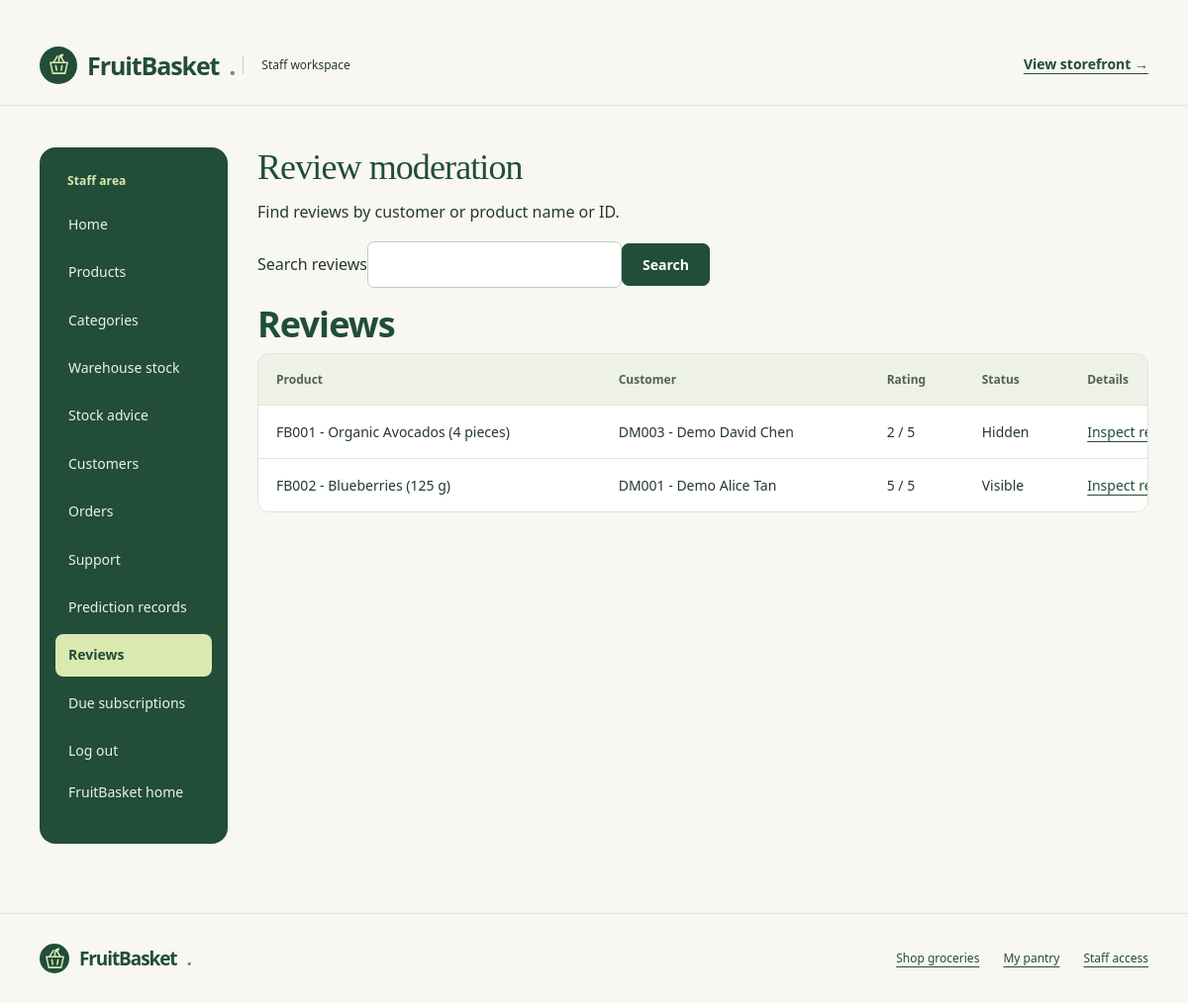
The app's page /adminpanel/reviews/ (signed in) with its own data.
### adminpanel/models.py (models this page shows, shortened)
class Review(models.Model):
    Rrating = models.IntegerField()
    Rtext = models.TextField(blank=True)
    Rvisible = models.BooleanField(default=True)
    Rdate = models.DateField()
    Rcustomer = models.ForeignKey(Customer, on_delete=models.RESTRICT, related_name='customer_reviews')
    Rproduct = models.ForeignKey(Product, on_delete=models.RESTRICT, related_name='product_reviews')
    Ritem = models.ForeignKey(Item, on_delete=models.RESTRICT, related_name='item_reviews')
    class Meta:
        constraints = [
            models.UniqueConstraint(fields=['Rcustomer', 'Rproduct'], name='one_review_per_customer_product'),
            models.CheckConstraint(
                condition=models.Q(Rrating__gte=1, Rrating__lte=5),
                name='Rrating_between_one_and_five'
            )
        ]

class Product(models.Model):
    Pid = models.CharField(max_length=5, primary_key=True)
    Pname = models.CharField(max_length=200)
    Pcategory = models.ForeignKey(Category, on_delete=models.PROTECT, db_column="Pcategory", related_name="products", verbose_name="Category")
    Psize = models.CharField(max_length=30)
    Pprice = models.FloatField()
    Plowstock = models.IntegerField(validators=[MinValueValidator(0)])
    Ptargetstock = models.PositiveIntegerField(null=True, blank=True, verbose_name='Target stock level')
    Pbulkquantity = models.PositiveIntegerField(null=True, blank=True, validators=[MinValueValidator(2)], verbose_name='Bulk quantity threshold')
    Pbulkprice = models.FloatField(null=True, blank=True, verbose_name='Bulk unit price')
    Pactive = models.BooleanField(default=True)
    Pimage = models.ImageField(upload_to='products/', blank=True, null=True)
    Pexpirydays = models.PositiveIntegerField(default=0)
    class Meta:
        constraints = [
            models.CheckConstraint(
                check=models.Q(Pprice__gt=0),
                name='Pprice_greater_than_zero'
            ),
            models.CheckConstraint(
                check=models.Q(Plowstock__gte=0),
                name='Plowstock_not_negative'
            ),
            models.CheckConstraint(condition=models.Q(Ptargetstock__isnull=True) | models.Q(Ptargetstock__gte=models.F('Plowstock')), name='product_target_at_least_low'),
            models.CheckConstraint(condition=(models.Q(Pbulkquantity__isnull=True, Pbulkprice__isnull=True) | models.Q(Pbulkquantity__isnull=False, Pbulkprice__isnull=False, Pbulkquantity__gte=2, Pbulkprice__gt=0, Pbulkprice__lte=models.F('Pprice'))), name='product_bulk_settings_valid')
        ]
    def __str__(self):
        return f'{self.Pid} - {self.Pname} ({self.Psize})'

class Customer(models.Model):
    Cid = models.CharField(max_length=5, primary_key=True)
    Cname = models.CharField(max_length=255)
    Caddress = models.CharField(max_length=255)
    Chouseholdsize = models.IntegerField()
    Cmealsperweek = models.IntegerField()
    Cuser = models.OneToOneField(User, on_delete=models.CASCADE, related_name='customer')
    class Meta:
        constraints = [
            models.CheckConstraint(
                check=models.Q(Chouseholdsize__gte=1),
                name='Chouseholdsize_at_least_one'
            ),
            models.CheckConstraint(
                check=models.Q(Cmealsperweek__gte=0),
                name='Cmealsperweek_not_negative'
            )
        ]
    def __str__(self):
        return f'{self.Cid} - {self.Cname}'

### adminpanel/review_moderation.py (the view)
# urls.py: path('reviews/', review_moderation.review_list, name='review_list'),
@require_GET
def review_list(request):
    if not staff_access(request):
        return redirect('adminpanel_login')
    return page(request)

### adminpanel/review_moderation.py (called while the page is built)
def staff_access(request):
    return request.user.is_authenticated and request.user.is_active and request.user.is_staff

def page(request, selected=None, form=None):
    query = request.GET.get('q', '').strip()
    reviews = Review.objects.select_related('Rcustomer', 'Rproduct').order_by('-Rdate', '-pk')
    if query:
        reviews = reviews.filter(Q(Rproduct__Pname__icontains=query) | Q(Rproduct__Pid__icontains=query) | Q(Rcustomer__Cname__icontains=query) | Q(Rcustomer__Cid__icontains=query))
    if selected is not None and form is None:
        form = ModerationForm(initial={'action': 'hide' if selected.Rvisible else 'restore'})
    return render(request, 'adminpanel/review_moderation.html', {'reviews':reviews, 'review':selected, 'form':form, 'query':query})

### adminpanel/templates/adminpanel/review_moderation.html (shortened to what this page needs)
﻿{% extends 'adminpanel/adminpanel_base.html' %}
{% block content %}
<h1 class="fb-staff-page-title">Review moderation</h1>
<p>Find reviews by customer or product name or ID.</p>
<form method="get" action="{% url 'review_list' %}" class="fb-form"><label for="review-search">Search reviews</label><input id="review-search" name="q" value="{{ query }}"><button type="submit">Search</button></form>
<section class="fb-staff-section"><h2>Reviews</h2><div class="fb-table-wrap fb-records-table" role="region" aria-label="Reviews" tabindex="0"><p class="fb-table-hint">Scroll to see all columns.</p><table><thead><tr><th>Product</th><th>Customer</th><th>Rating</th><th>Status</th><th>Details</th></tr></thead><tbody>
{% for r in reviews %}<tr><td>{{ r.Rproduct }}</td><td>{{ r.Rcustomer }}</td><td>{{ r.Rrating }} / 5</td><td>{% if r.Rvisible %}Visible{% else %}Hidden{% endif %}</td><td><a href="{% url 'review_detail' r.pk %}">Inspect review {{ r.pk }}</a></td></tr>{% empty %}<tr><td colspan="5">No reviews found.</td></tr>{% endfor %}
</tbody></table></div></section>
{% endblock %}

### static/fruitbasket/theme.css (style rules this page uses)
:root { --forest:#214d39; --green:#35634b; --lime:#d9e9b0; --cream:#f8f7f1; --ink:#24392d; --muted:#657166; --border:#e0e4d9; --orange:#bc552e }
* { box-sizing:border-box }
html { scroll-behavior:smooth; scroll-padding-top:2rem }
body.fb-app { margin:0; background:var(--cream); color:var(--ink); font:1rem/1.6 "Segoe UI",Arial,sans-serif }
a { color:var(--forest); text-underline-offset:4px }
h1,h2,h3,h4 { color:var(--forest); font-weight:600; line-height:1.15 }
h1,h2 { letter-spacing:-.025em; text-wrap:balance }
h1 { font-size:clamp(2.5rem,5vw,4.8rem) }
h2 { font-size:clamp(1.7rem,3vw,2.5rem) }
p { margin:0 0 1rem }
button,input,select,textarea { font:inherit }
.fb-button,.fb-content button[type=submit],.fb-content input[type=submit] { display:inline-flex; justify-content:center; align-items:center; gap:10px; background:var(--forest); color:white; border:1px solid var(--forest); border-radius:7px; padding:11px 20px; font-size:14px; font-weight:600; text-decoration:none; cursor:pointer; line-height:1.4 }
.fb-table-wrap { overflow-x:auto; border:1px solid var(--border); border-radius:12px; background:#fff; margin-bottom:24px }
.fb-content table { width:100%; border-collapse:collapse; border:0; background:white; font-size:13px; margin:0 }
.fb-content th { color:#52634f; background:#eef1e7; font-size:12px; text-transform:none; letter-spacing:0; font-weight:650; white-space:nowrap }
.fb-content th,.fb-content td { border:0; border-bottom:1px solid var(--border); padding:17px 18px; vertical-align:middle }
.fb-content tbody tr:last-child td { border-bottom:0 }
.fb-content td { overflow-wrap:anywhere }
.fb-content input:not([type=hidden]):not([type=submit]):not([type=checkbox]),.fb-content select,.fb-content textarea { max-width:100%; border:1px solid #c4cebc; background:#fff; border-radius:7px; padding:10px 12px; color:var(--ink) }
.fb-form { max-width:650px }
.fb-staff-page-title { font-size: clamp(1.8rem, 3vw, 2.6rem); margin-bottom: 24px; }
.fb-store-page .fb-section-heading h1, .fb-store-page .fb-auth-intro h1, .fb-staff-page-title, .fb-workspace-intro h1 { font-family:Georgia,serif; font-weight:400; letter-spacing:-.025em }
.fb-staff-page-title { font-size:clamp(2rem,3vw,2.75rem); margin:0 0 12px }
.fb-staff .fb-content table { font-size:14px }
.fb-staff .fb-content .fb-table-wrap table { min-width:760px }
.fb-staff .fb-content .fb-records-table table { min-width:1000px }
.fb-records-table td:first-child { white-space:nowrap }

### records on screen
Review: Rproduct "FB001 - Organic Avocados (4 pieces)", Rcustomer "DM003 - Demo David Chen", Rrating "2", Rvisible "Hidden"
Review: Rproduct "FB002 - Blueberries (125 g)", Rcustomer "DM001 - Demo Alice Tan", Rrating "5", Rvisible "Visible"
